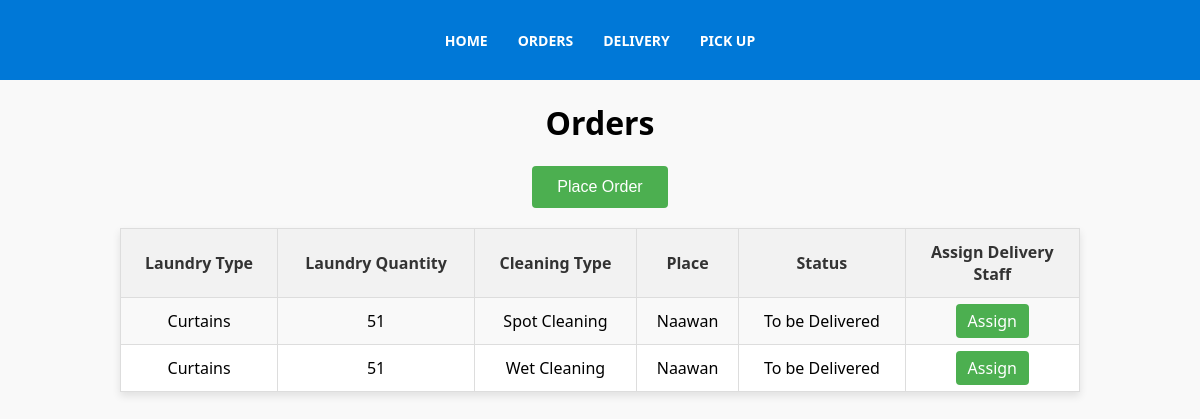
Screenshot of /htdocs/Orders_user.php with the database file from the repository.
### tables this page shows
CREATE TABLE `Orders` (
  `Order_ID` int(11) NOT NULL AUTO_INCREMENT,
  `Order_date` date NOT NULL,
  `Laundry_type` varchar(255) NOT NULL,
  `Laundry_quantity` int(11) NOT NULL,
  `Cleaning_type` varchar(255) NOT NULL,
  `Place` varchar(255) NOT NULL,
  `Priority_number` text DEFAULT NULL,
  `Status` enum('Pending','In Progress','Completed','To be Delivered','Out for Delivery','Delivered') DEFAULT 'Pending',
  `User_ID` int(11) DEFAULT NULL,
  `Admin_ID` int(11) DEFAULT NULL,
  PRIMARY KEY (`Order_ID`),
  KEY `User_ID` (`User_ID`),
  KEY `Admin_ID` (`Admin_ID`),
  CONSTRAINT `Orders_ibfk_1` FOREIGN KEY (`User_ID`) REFERENCES `User` (`User_ID`),
  CONSTRAINT `Orders_ibfk_2` FOREIGN KEY (`Admin_ID`) REFERENCES `Admin` (`Admin_ID`)
);

### htdocs/Orders_user.php (the view, shortened to what this page needs)
<?php
include("db_connect.php");
include("Menu1.php");
?>
<!DOCTYPE html>
<html lang="en">
<head>
</head>
<body>
    <h1>Orders</h1>
    <div class="add-team-container">
        <a href="Place_order.php">
            <button class="add-team-btn">Place Order</button align="center">
        </a>
    </div>
    <table>
        <tr>
            <th>Laundry Type</th>
            <th>Laundry Quantity</th>
            <th>Cleaning Type</th>
            <th>Place</th>
            <th>Status</th>
            <th>Assign Delivery<br> Staff</th>
        </tr>
        <?php
$sql = "SELECT Order_ID, Order_date, Laundry_type, Laundry_quantity, Cleaning_type, Place, Priority_number, Status
        FROM Orders
        WHERE Status = 'To be Delivered'
        AND Order_ID NOT IN (
            SELECT DISTINCT Order_ID FROM Delivery
        )
        ORDER BY Priority_number ASC";
$query = mysqli_query($conn, $sql);
$orders_count = mysqli_num_rows($query);
if ($orders_count == 0) {
    echo "<p style='color: red;'>No orders found with 'To be Delivered' status.</p>";
}else {
    while ($result = mysqli_fetch_assoc($query)) {
        echo "<tr>";
        echo "<td>" . $result["Laundry_type"] . "</td>";
        echo "<td>" . $result["Laundry_quantity"] . "</td>";
        echo "<td>" . $result["Cleaning_type"] . "</td>";
        echo "<td>" . $result["Place"] . "</td>";
        echo "<td>" . $result["Status"] . "</td>";
        echo "<td><a href='Assign_delivery_staff.php?Order_ID=" . $result["Order_ID"] . "' class='actbutton'>Assign</a></td>";
        echo "</tr>";
    }
    echo "</table>";
}
?>
</body>
</html>

### htdocs/Menu1.php (style rules this page uses)
body { font-family: 'Segoe UI', Tahoma, Geneva, Verdana, sans-serif; margin: 0; padding: 0; }

### htdocs/Orders_user.php (style rules this page uses)
body { font-family: 'Segoe UI', Tahoma, Geneva, Verdana, sans-serif; background-color: #f9f9f9; margin: 0; padding: 0; }
h1 { text-align: center; color: black; }
.add-team-container { display: flex; justify-content: center; margin-bottom: 20px; }
.add-team-btn { background-color: #4CAF50; color: white; padding: 12px 25px; border: none; border-radius: 4px; cursor: pointer; font-size: 16px; }
table { width: 80%; margin: 0 auto; border-collapse: collapse; background-color: #fff; box-shadow: 0 4px 8px rgba(0, 0, 0, 0.1); }
table th, table td { padding: 12px; text-align: center; border: 1px solid #ddd; }
table th { background-color: #f2f2f2; font-weight: bold; color: #333; }
table tr:nth-child(even) { background-color: #f9f9f9; }
.actbutton, .actdelete { background-color: #4CAF50; color: white; padding: 6px 12px; border-radius: 4px; text-decoration: none; }

### rows the page displays
orders: Laundry_type "Curtains", Laundry_quantity "51", Cleaning_type "Spot Cleaning", Place "Naawan", Status "To be Delivered"
orders: Laundry_type "Curtains", Laundry_quantity "51", Cleaning_type "Wet Cleaning", Place "Naawan", Status "To be Delivered"
